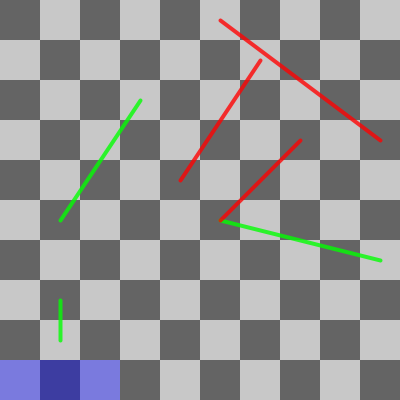
Frame 1 (no input)
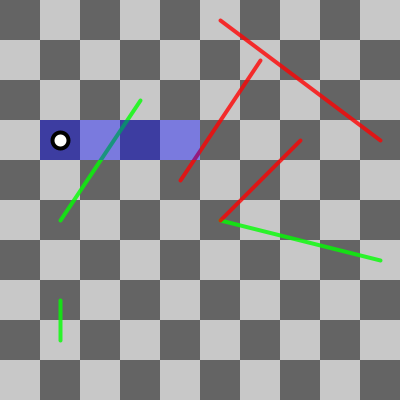
Frame 60 (the mouse pressed at the canvas centre just before this capture)
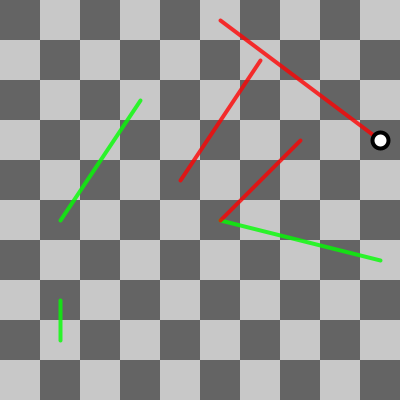
Frame 120 (the mouse held since frame 60 and released just before this capture)

The Processing sketch that drew these frames (run headless with seeded random() and noise(); from frame 60 on, the mouse is pressed at the canvas centre):

// Processing sketch: CC_091_snakesladders
// ── CC_091_snakesladders.pde
// Daniel Shiffman
// Snakes and Ladders
// http://codingtra.in
// http://patreon.com/codingtrain
// Code for: https://youtu.be/JrRO3OnWs5s
// Processing transcription: Chuck England

import java.util.*;

// What is the state?
final int ROLL_STATE = 0; // Rolling the die
final int MOVE_STATE = 1; // Moving to next spot
final int SNADDER_STATE = 2; // Moving along a Snake or Ladder
int state = ROLL_STATE;

// Array of tiles
List<Tile> tiles = new ArrayList<Tile>();
// One player
Player player;

// Unecessary for playing the game
// these variables or for storing all the rolls over time
IntList rolls = new IntList();
int index = 0;
float averageRolls = 0;
Label avgP;

void setup() {
  size(400, 400);
  avgP = new Label("", 15, height - 15, color(0, 0, 255), 20);

  rolls.append(0);

  // Size of tile, columns and rows
  float resolution = 40;
  float cols = width / resolution;
  float rows = height / resolution;

  // Create all the tiles from bottom to top
  float x = 0;
  float y = (rows - 1) * resolution;
  int dir = 1;
  for (int i = 0; i < cols * rows; i++) {
    Tile tile = new Tile(x, y, resolution, i, i + 1);
    tiles.add(tile);
    x = x + (resolution * dir);
    // Move along a winding path up the rows
    if (x >= width || x <= -resolution) {
      dir *= -1;
      x += resolution * dir;
      y -= resolution;
    }
  }

  // Pick random Snakes
  for (int i = 0; i < 3; i++) {
    int index = int(random(cols, tiles.size() - 1));
    // -1 makes in a Snake (drop down a number of spots)
    tiles.get(index).snadder = -1 * int(random(index % cols, index - 1));
  }

  // Pick random Ladders
  for (int i = 0; i < 3; i++) {
    int index = int(random(0, tiles.size() - cols));
    tiles.get(index).snadder = int(random(cols - (index % cols), tiles.size() - index - 1));
  }

  // A new player
  player = new Player();
}

void draw() {
  // frameRate(5);
  background(51);

  // Draw all the tiles, snakes, and ladders
  for (Tile tile : tiles) {
    tile.show();
  }
  for (Tile tile : tiles) {
    tile.showSnadders();
  }

  if (state == ROLL_STATE) {
    // Rolling the die
    player.rollDie();
    rolls.set(index, rolls.get(index) + 1);
    player.showPreview();
    state = MOVE_STATE;
  } else if (state == MOVE_STATE) {
    // Moving the player
    player.move();
    if (player.isSnadder()) {
      state = SNADDER_STATE;
    } else {
      state = ROLL_STATE;
    }
  } else if (state == SNADDER_STATE) {
    // Moving along a Snake or Ladder
    player.moveSnadder();
    state = ROLL_STATE;
  }

  // Draw the player
  player.show();

  // Is the game over?
  if (player.spot >= tiles.size() - 1) {
    state = ROLL_STATE;
    player.reset();
    index++;
    rolls.append(0);
  }

  // Compute average rolls to complete game
  float sum = 0;
  for (int i = 0; i < rolls.size() - 1; i++) {
    sum += rolls.get(i);
  }
  if (rolls.size() > 1) {
    float avg = sum / (rolls.size() - 1);
    avgP.setText(String.format("Average: %.02f", avg));
    avgP.show();
  }
}

// ── Label.pde
// Chuck England
// Written for Processing:
//   Daniel Shiffman
//   http://youtube.com/thecodingtrain
//   http://codingtra.in
//
// Note that the original p5.js example uses a DOM
// object to display the value.

class Label {
  String text;
  float x;
  float y;
  color clr;
  float textSize;

  Label(String text_, float x_, float y_, color clr_, float textSize_) {
    text = text_;
    x = x_;
    y = y_;
    clr = clr_;
    textSize = textSize_;
  }

  void setText(String text_) {
    text = text_;
  }

  void show() {
    noStroke();
    fill(clr);
    textSize(textSize);
    textAlign(LEFT);
    text(text, x, y);
  }
};

// ── Player.pde
// Daniel Shiffman
// Snakes and Ladders
// http://codingtra.in
// http://patreon.com/codingtrain
// Code for: https://youtu.be/JrRO3OnWs5s
// Processing transcription: Chuck England

// A player
class Player {
  int spot; // Where I am now
  int next; // Where I'm going
  int roll; // What was my latest roll

  // Call a reset function to initialize
  Player() {
    reset();
  }

  // Reset variables
  void reset() {
    spot = -1; // Where I am now
    next = -1; // Where I'm going
    roll = -1; // What was my latest roll
  }  

  // random die roll 1 - 6
  void rollDie() {
    roll = int(random(1, 7));
    next = spot + roll;
  }

  // Update spot to next
  void move() {
    spot = next;
  }

  // Highlight the tiles ahead
  void showPreview() {
    int start = max(0, spot);
    int end = min(next, tiles.size() - 1);
    for (int i = start; i <= end; i++) {
      tiles.get(i).highlight();
    }
  }

  // Is player on a Snake or Ladder?
  boolean isSnadder() {
    if (spot >= 0 && spot < tiles.size()) {
      Tile tile = tiles.get(spot);
      return tile.snadder != 0;
    }
    return false;
  }

  // Move according to the Snake or Ladder
  void moveSnadder() {
    Tile tile = tiles.get(spot);
    spot += tile.snadder;
  }

  // Display on the current tile
  void show() {
    if (spot >= 0 && spot < tiles.size()) {
      Tile current = tiles.get(spot);
      // Just get out of here if it's not a valid tile
      fill(255);
      stroke(0);
      PVector center = current.getCenter();
      ellipse(center.x, center.y, 16, 16);
    }
  }
}

// ── Tile.pde
// Daniel Shiffman
// Snakes and Ladders
// http://codingtra.in
// http://patreon.com/codingtrain
// Code for: https://youtu.be/JrRO3OnWs5s
// Processing transcription: Chuck England

// Each tile on the board
class Tile {
  float x;
  float y;
  float wh;
  int index;
  int next;
  int snadder = 0;
  color clr;

  Tile(float x_, float y_, float wh_, int index_, int next_) {
    x = x_;
    y = y_;
    wh = wh_;
    // index and next
    // TODO: (next is probably redundant?)
    index = index_;
    next = next_;
    snadder = 0;
    // Checkboard pattern
    if (index % 2 == 0) {
      clr = 200;
    } else {
      clr = 100;
    }
  }

  // Find center
  PVector getCenter() {
    float cx = x + wh / 2;
    float cy = y + wh / 2;
    return new PVector(cx, cy);
  } 

  // Draw rectangle
  void show() {
    fill(clr);
    noStroke();
    rect(x, y, wh, wh);
  }

  // Highlight over rectangle
  void highlight() {
    fill(0, 0, 255, 100);
    noStroke();
    rect(x, y, wh, wh);
  }

  // If it's connected to another tile
  // with a snake or a ladder
  void showSnadders() {
    if (snadder != 0) {
      PVector myCenter = getCenter();
      PVector nextCenter = tiles.get(index + snadder).getCenter();
      strokeWeight(4);
      if (snadder < 0) {
        stroke(255, 0, 0, 200);
      } else {
        stroke(0, 255, 0, 200);
      }
      line(myCenter.x, myCenter.y, nextCenter.x, nextCenter.y);
    }
  }
}
